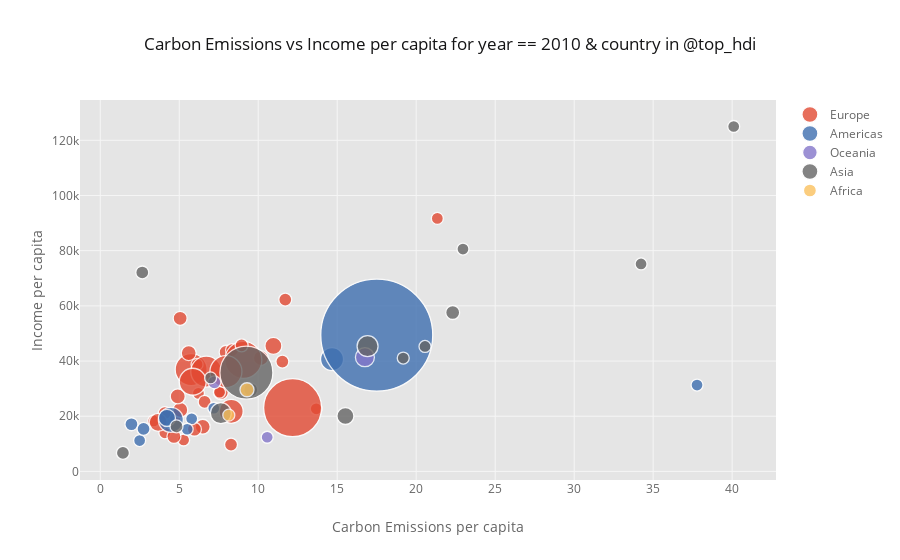

Here is the notebook cell this chart was saved with:
### Code cell
query = 'year == 2010 & country in @top_hdi'

df.query(query).iplot(kind='bubble', x='CO2', y='income', size='population', text='country',\
       xTitle='Carbon Emissions per capita', yTitle='Income per capita', categories='region',\
         title='Carbon Emissions vs Income per capita for %s' % query)

### Figure 1 — Plotly figure (JSON) as saved in the notebook; plotly's stock layout.template omitted (floating-point values rounded to 4 significant figures)
{"data": [{"marker": {"color": "rgba(226, 74, 51, 1.0)", "line": {"width": 1.3}, "opacity": 0.8, "size": [12, 14, 15, 15, 13, 14, 13, 13, 12, 13, 32, 37, 15, 15, 12, 13, 31, 12, 13, 12, 12, 12, 12, 17, 13, 24, 15, 18, 58, 14, 13, 12, 27, 15, 14, 32], "symbol": "dot"}, "mode": "markers", "name": "Europe", "text": ["Andorra", "Austria", "Belarus", "Belgium", "Bosnia and Herzegovina", "Bulgaria", "Croatia", "Denmark", "Estonia", "Finland", "France", "Germany", "Greece", "Hungary", "Iceland", "Ireland", "Italy", "Latvia", "Lithuania", "Luxembourg", "Macedonia FYR", "Malta", "Montenegro", "Netherlands", "Norway", "Poland", "Portugal", "Romania", "Russia", "Serbia", "Slovak Republic", "Slovenia", "Spain", "Sweden", "Switzerland", "United Kingdom"], "textfont": {"color": "#666666"}, "type": "scatter", "x": [6.092, 7.969, 6.484, 10.17, 8.277, 5.961, 4.742, 8.342, 13.67, 11.53, 5.753, 9.056, 7.633, 5.066, 6.128, 8.948, 6.71, 3.382, 4.08, 21.34, 5.276, 6.215, 4.088, 10.96, 11.71, 8.288, 4.904, 3.665, 12.18, 4.663, 6.608, 7.551, 5.852, 5.598, 5.056, 7.954], "y": [39000, 43200, 16200, 41100, 9720, 15300, 20100, 44000, 22700, 39800, 36900, 40400, 28700, 22300, 38800, 45700, 36200, 18300, 21100, 91700, 11400, 28300, 14000, 45500, 62300, 21800, 27200, 17800, 23100, 12700, 25200, 28700, 32500, 42900, 55500, 36200]}, {"marker": {"color": "rgba(62, 111, 176, 1.0)", "line": {"width": 1.3}, "opacity": 0.8, "size": [12, 25, 12, 12, 23, 17, 12, 13, 12, 112, 13], "symbol": "dot"}, "mode": "markers", "name": "Americas", "text": ["Antigua and Barbuda", "Argentina", "Bahamas", "Barbados", "Canada", "Chile", "Grenada", "Panama", "Trinidad and Tobago", "United States", "Uruguay"], "textfont": {"color": "#666666"}, "type": "scatter", "x": [5.787, 4.466, 7.186, 5.5, 14.67, 4.222, 2.492, 2.739, 37.78, 17.5, 1.972], "y": [19100, 18700, 22900, 15300, 40700, 19400, 11200, 15400, 31300, 49400, 17100]}, {"marker": {"color": "rgba(132, 118, 202, 1.0)", "line": {"width": 1.3}, "opacity": 0.8, "size": [19, 13, 12], "symbol": "dot"}, "mode": "markers", "name": "Oceania", "text": ["Australia", "New Zealand", "Palau"], "textfont": {"color": "#666666"}, "type": "scatter", "x": [16.75, 7.222, 10.57], "y": [41400, 32300, 12400]}, {"marker": {"color": "rgba(101, 101, 101, 1.0)", "line": {"width": 1.3}, "opacity": 0.8, "size": [12, 12, 12, 13, 14, 53, 17, 12, 13, 21, 12, 12, 21, 13, 14], "symbol": "dot"}, "mode": "markers", "name": "Asia", "text": ["Bahrain", "Brunei", "Cyprus", "Georgia", "Israel", "Japan", "Kazakhstan", "Kuwait", "Lebanon", "Malaysia", "Oman", "Qatar", "Saudi Arabia", "Singapore", "United Arab Emirates"], "textfont": {"color": "#666666"}, "type": "scatter", "x": [19.18, 22.96, 6.984, 1.434, 9.524, 9.251, 15.52, 34.23, 4.826, 7.633, 20.56, 40.1, 16.92, 2.658, 22.31], "y": [41100, 80600, 33900, 6730, 29600, 35800, 20100, 75200, 16300, 21100, 45300, 125000, 45400, 72100, 57600]}, {"marker": {"color": "rgba(251, 193, 94, 1.0)", "line": {"width": 1.3}, "opacity": 0.8, "size": [14, 12], "symbol": "dot"}, "mode": "markers", "name": "Africa", "text": ["Libya", "Seychelles"], "textfont": {"color": "#666666"}, "type": "scatter", "x": [9.289, 8.137], "y": [29600, 20400]}], "layout": {"legend": {"bgcolor": "#FFFFFF", "font": {"color": "#666666"}}, "paper_bgcolor": "#FFFFFF", "plot_bgcolor": "#E5E5E5", "title": "Carbon Emissions vs Income per capita for year == 2010 & country in @top_hdi", "titlefont": {"color": "#151516"}, "xaxis1": {"gridcolor": "#F6F6F6", "showgrid": true, "tickfont": {"color": "#666666"}, "title": "Carbon Emissions per capita", "titlefont": {"color": "#666666"}, "zerolinecolor": "#F6F6F6"}, "yaxis1": {"gridcolor": "#F6F6F6", "showgrid": true, "tickfont": {"color": "#666666"}, "title": "Income per capita", "titlefont": {"color": "#666666"}, "zerolinecolor": "#F6F6F6"}}}
